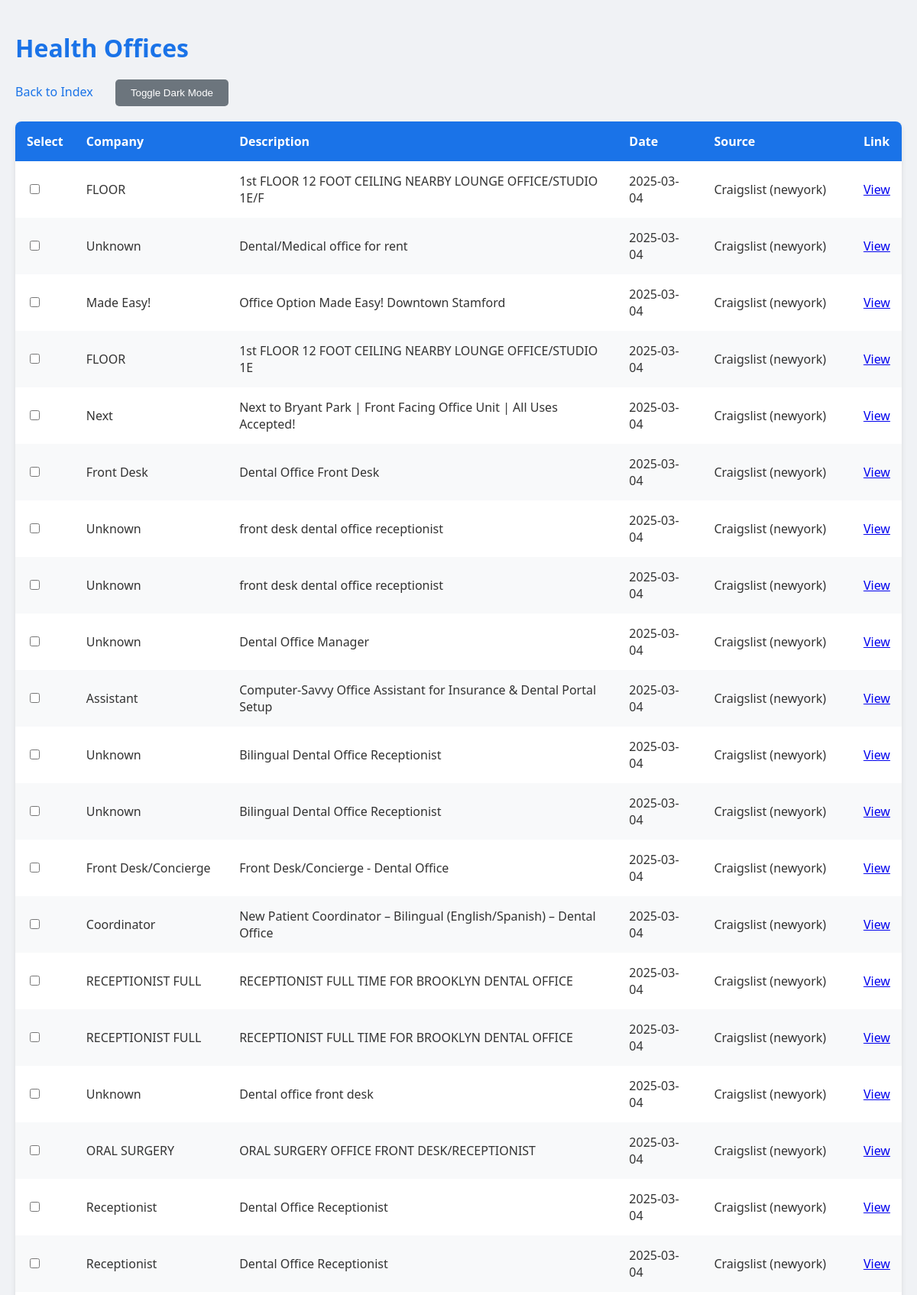
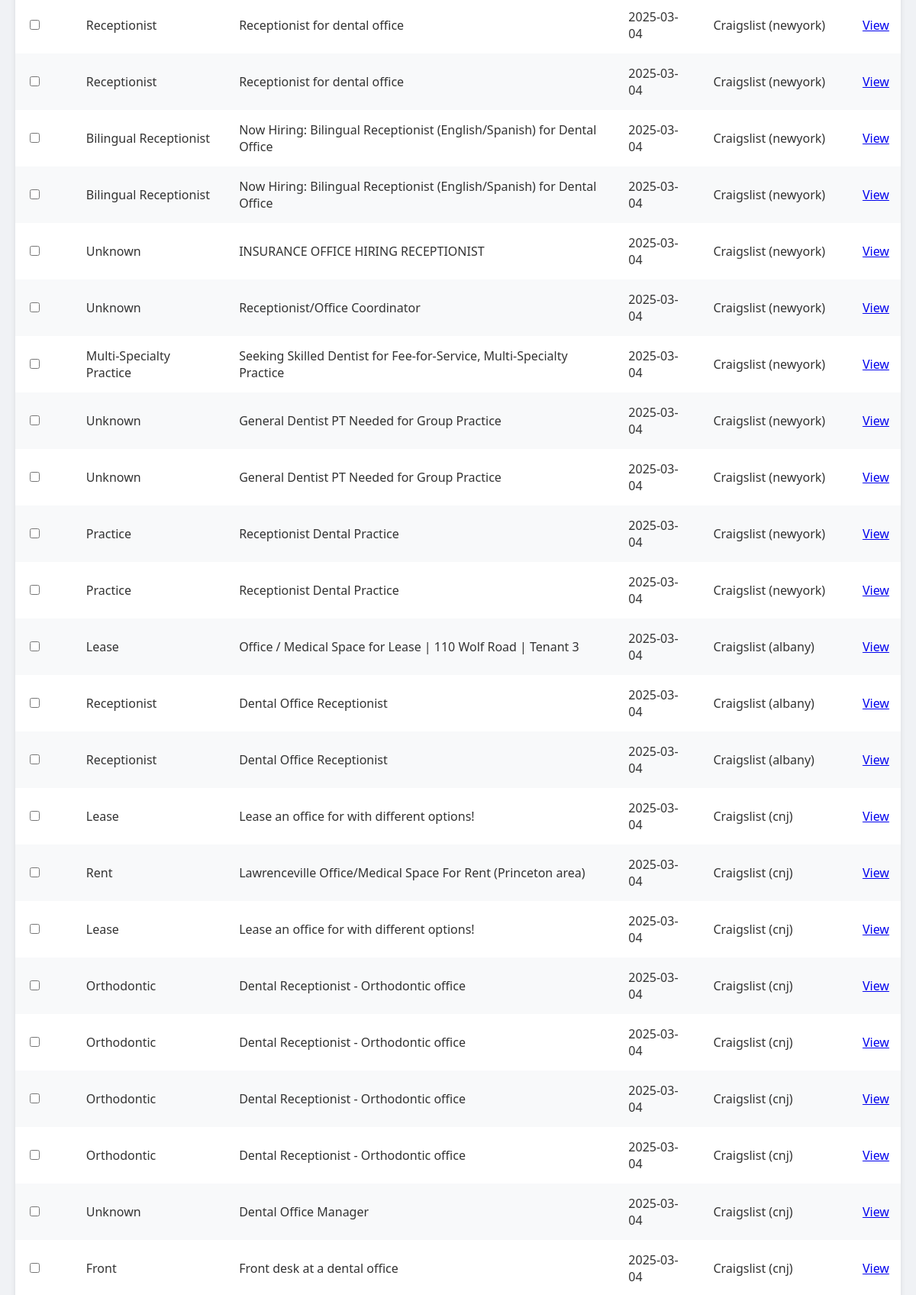
The page /health-offices (upper part) on the database its author committed (2 pictures, top to bottom).
### tables this page shows
CREATE TABLE health_offices (
            signal_id INTEGER PRIMARY KEY,
            company_id INTEGER,
            signal_type TEXT,
            description TEXT,
            date TEXT,
            url TEXT,
            source TEXT,
            contacted INTEGER DEFAULT 0,
            FOREIGN KEY (company_id) REFERENCES companies(company_id)
        );

### app.py (the view)
@app.route('/health-offices')
def health_offices_dashboard():
    conn = sqlite3.connect('data/abm_tool.db')
    c = conn.cursor()
    c.execute("SELECT DISTINCT i.signal_id, c.name, i.description, i.date, i.url, i.source, i.contacted FROM health_offices i JOIN companies c ON i.company_id = c.company_id ORDER BY i.date DESC")
    signals = c.fetchall()
    conn.close()
    print(f"Health offices fetched: {len(signals)}")  # Debug
    return render_template('dashboard.html', signals=signals, signal_type='HealthOffices', title='Health Offices')

### templates/dashboard.html (shortened to what this page needs)
<!DOCTYPE html>
<html lang="en">
  <head>
  </head>
  <body>
    <div class="container">
      <h1>{{ title }}</h1>
      <div class="nav">
        <a href="/">Back to Index</a>
        <button class="btn dark-mode-toggle" onclick="toggleDarkMode()">
          Toggle Dark Mode
        </button>
      </div>
      <form method="POST" action="/delete">
        <table>
          <thead>
            <tr>
              <th>Select</th>
              <th>Company</th>
              <th>Description</th>
              <th>Date</th>
              <th>
                {% if signal_type == 'Craigslist' %}City{% else %}Source{% endif
                %}
              </th>
              <th>Link</th>
            </tr>
          </thead>
          <tbody>
            {% for signal in signals %}
            <tr>
              <td>
                <input
                  type="checkbox"
                  name="signal_ids"
                  value="{{ signal[0] }}"
                />
              </td>
              <td>{{ signal[1] }}</td>
              <td class="description">{{ signal[2] }}</td>
              <td>{{ signal[3] }}</td>
              <td>{{ signal[5] }}</td>
              <td><a href="{{ signal[4] }}" target="_blank">View</a></td>
            </tr>
            {% endfor %}
          </tbody>
        </table>
        <br />
      </form>
    </div>
  </body>
</html>

### templates/dashboard.html (style rules this page uses)
body { font-family: "Segoe UI", Tahoma, Geneva, Verdana, sans-serif; background: #f0f2f5; color: #333; margin: 0; padding: 20px; transition: background 0.3s, color 0.3s; }
.container { max-width: 1200px; margin: 0 auto; }
h1 { font-size: 2em; margin-bottom: 20px; color: #1a73e8; }
.nav { margin-bottom: 20px; }
.nav a { color: #1a73e8; text-decoration: none; font-weight: 500; margin-right: 15px; }
table { width: 100%; border-collapse: collapse; background: white; box-shadow: 0 4px 6px rgba(0, 0, 0, 0.1); border-radius: 8px; overflow: hidden; }
th, td { padding: 15px; text-align: left; }
th { background: #1a73e8; color: white; font-weight: 600; }
tr:nth-child(even) { background: #f8f9fa; }
.description { max-width: 500px; word-wrap: break-word; }
.btn { padding: 10px 20px; border: none; border-radius: 5px; cursor: pointer; font-weight: 500; transition: background 0.2s; }
.dark-mode-toggle { background: #6c757d; color: white; margin-left: 10px; }

### rows shown on the page
health_offices: signal "FLOOR", description "1st FLOOR 12 FOOT CEILING NEARBY LOUNGE OFFICE/STUDIO 1E/F", date "2025-03-04", source "Craigslist (newyork)"
health_offices: signal "Unknown", description "Dental/Medical office for rent", date "2025-03-04", source "Craigslist (newyork)"
health_offices: signal "Made Easy!", description "Office Option Made Easy! Downtown Stamford", date "2025-03-04", source "Craigslist (newyork)"
health_offices: signal "FLOOR", description "1st FLOOR 12 FOOT CEILING NEARBY LOUNGE OFFICE/STUDIO 1E", date "2025-03-04", source "Craigslist (newyork)"
health_offices: signal "Next", description "Next to Bryant Park | Front Facing Office Unit | All Uses Accepted!", date "2025-03-04", source "Craigslist (newyork)"
health_offices: signal "Front Desk", description "Dental Office Front Desk", date "2025-03-04", source "Craigslist (newyork)"
health_offices: signal "Unknown", description "front desk dental office receptionist", date "2025-03-04", source "Craigslist (newyork)"
health_offices: signal "Unknown", description "front desk dental office receptionist", date "2025-03-04", source "Craigslist (newyork)"
health_offices: signal "Unknown", description "Dental Office Manager", date "2025-03-04", source "Craigslist (newyork)"
health_offices: signal "Assistant", description "Computer-Savvy Office Assistant for Insurance & Dental Portal Setup", date "2025-03-04", source "Craigslist (newyork)"
health_offices: signal "Unknown", description "Bilingual Dental Office Receptionist", date "2025-03-04", source "Craigslist (newyork)"
health_offices: signal "Unknown", description "Bilingual Dental Office Receptionist", date "2025-03-04", source "Craigslist (newyork)"
health_offices: signal "Front Desk/Concierge", description "Front Desk/Concierge - Dental Office", date "2025-03-04", source "Craigslist (newyork)"
health_offices: signal "Coordinator", description "New Patient Coordinator – Bilingual (English/Spanish) – Dental Office", date "2025-03-04", source "Craigslist (newyork)"
health_offices: signal "RECEPTIONIST FULL", description "RECEPTIONIST FULL TIME FOR BROOKLYN DENTAL OFFICE", date "2025-03-04", source "Craigslist (newyork)"
health_offices: signal "RECEPTIONIST FULL", description "RECEPTIONIST FULL TIME FOR BROOKLYN DENTAL OFFICE", date "2025-03-04", source "Craigslist (newyork)"
health_offices: signal "Unknown", description "Dental office front desk", date "2025-03-04", source "Craigslist (newyork)"
health_offices: signal "ORAL SURGERY", description "ORAL SURGERY OFFICE FRONT DESK/RECEPTIONIST", date "2025-03-04", source "Craigslist (newyork)"
health_offices: signal "Receptionist", description "Dental Office Receptionist", date "2025-03-04", source "Craigslist (newyork)"
health_offices: signal "Receptionist", description "Dental Office Receptionist", date "2025-03-04", source "Craigslist (newyork)"
health_offices: signal "Receptionist", description "Receptionist for dental office", date "2025-03-04", source "Craigslist (newyork)"
health_offices: signal "Receptionist", description "Receptionist for dental office", date "2025-03-04", source "Craigslist (newyork)"
health_offices: signal "Bilingual Receptionist", description "Now Hiring: Bilingual Receptionist (English/Spanish) for Dental Office", date "2025-03-04", source "Craigslist (newyork)"
health_offices: signal "Bilingual Receptionist", description "Now Hiring: Bilingual Receptionist (English/Spanish) for Dental Office", date "2025-03-04", source "Craigslist (newyork)"
health_offices: signal "Unknown", description "INSURANCE OFFICE HIRING RECEPTIONIST", date "2025-03-04", source "Craigslist (newyork)"
health_offices: signal "Unknown", description "Receptionist/Office Coordinator", date "2025-03-04", source "Craigslist (newyork)"
health_offices: signal "Multi-Specialty Practice", description "Seeking Skilled Dentist for Fee-for-Service, Multi-Specialty Practice", date "2025-03-04", source "Craigslist (newyork)"
health_offices: signal "Unknown", description "General Dentist PT Needed for Group Practice", date "2025-03-04", source "Craigslist (newyork)"
health_offices: signal "Unknown", description "General Dentist PT Needed for Group Practice", date "2025-03-04", source "Craigslist (newyork)"
health_offices: signal "Practice", description "Receptionist Dental Practice", date "2025-03-04", source "Craigslist (newyork)"
health_offices: signal "Practice", description "Receptionist Dental Practice", date "2025-03-04", source "Craigslist (newyork)"
health_offices: signal "Lease", description "Office / Medical Space for Lease | 110 Wolf Road | Tenant 3", date "2025-03-04", source "Craigslist (albany)"
health_offices: signal "Receptionist", description "Dental Office Receptionist", date "2025-03-04", source "Craigslist (albany)"
health_offices: signal "Receptionist", description "Dental Office Receptionist", date "2025-03-04", source "Craigslist (albany)"
health_offices: signal "Lease", description "Lease an office for with different options!", date "2025-03-04", source "Craigslist (cnj)"
health_offices: signal "Rent", description "Lawrenceville Office/Medical Space For Rent (Princeton area)", date "2025-03-04", source "Craigslist (cnj)"
health_offices: signal "Lease", description "Lease an office for with different options!", date "2025-03-04", source "Craigslist (cnj)"
health_offices: signal "Orthodontic", description "Dental Receptionist - Orthodontic office", date "2025-03-04", source "Craigslist (cnj)"
health_offices: signal "Orthodontic", description "Dental Receptionist - Orthodontic office", date "2025-03-04", source "Craigslist (cnj)"
health_offices: signal "Orthodontic", description "Dental Receptionist - Orthodontic office", date "2025-03-04", source "Craigslist (cnj)"
health_offices: signal "Orthodontic", description "Dental Receptionist - Orthodontic office", date "2025-03-04", source "Craigslist (cnj)"
health_offices: signal "Unknown", description "Dental Office Manager", date "2025-03-04", source "Craigslist (cnj)"
health_offices: signal "Front", description "Front desk at a dental office", date "2025-03-04", source "Craigslist (cnj)"

### other values the page prints
{{ title }} "Health Offices"
